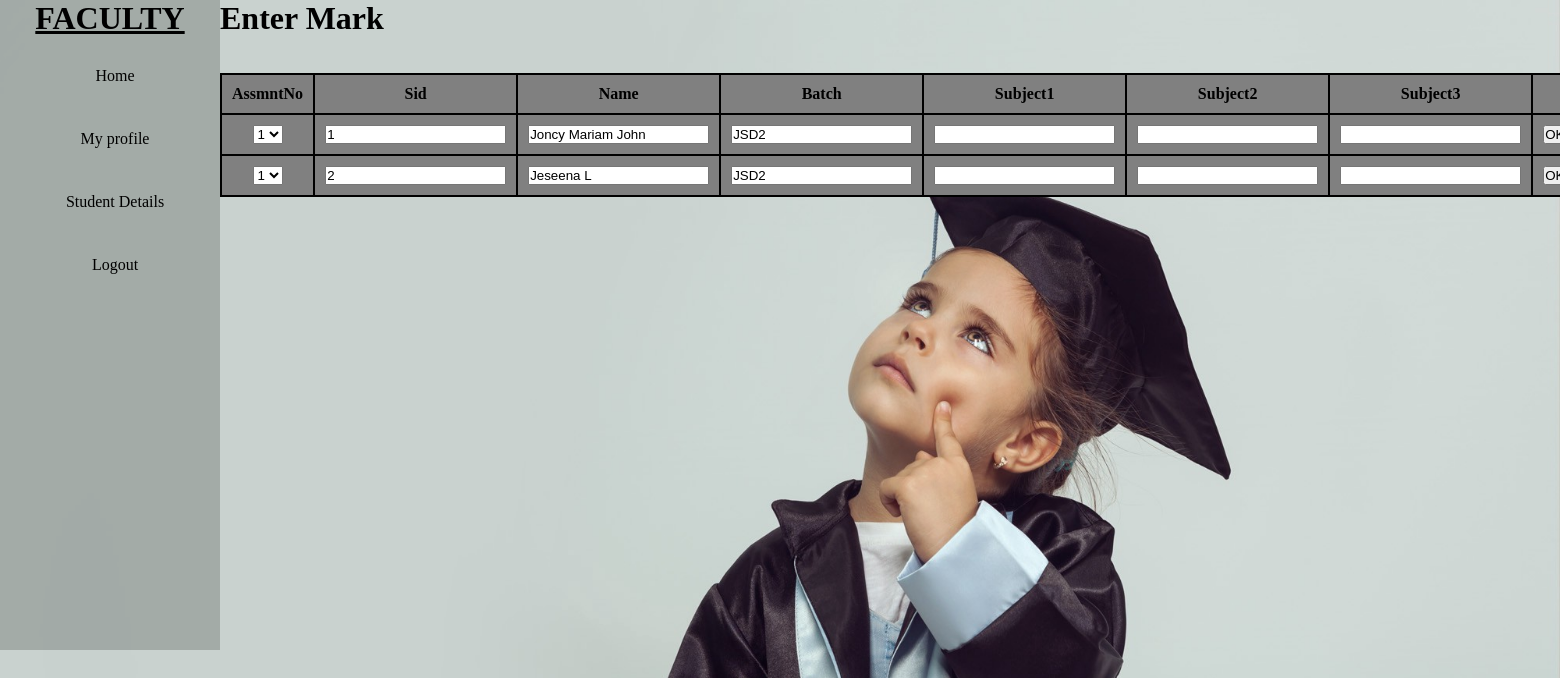
Screenshot of /view_mark.php (signed in) with the database file from the repository.
### tables this page shows
CREATE TABLE `student` (
  `Sid` int(11) NOT NULL,
  `AdmissionNo` varchar(10) DEFAULT NULL,
  `AdmissionDate` date DEFAULT NULL,
  `Name` varchar(30) DEFAULT NULL,
  `Address` varchar(40) DEFAULT NULL,
  `Dob` date DEFAULT NULL,
  `Gender` varchar(10) DEFAULT NULL,
  `MobileNo` bigint(20) DEFAULT NULL,
  `Guardian` varchar(20) DEFAULT NULL,
  `Batch` varchar(10) DEFAULT NULL,
  `Emailid` varchar(30) DEFAULT NULL,
  `Username` varchar(20) NOT NULL,
  `Password` varchar(20) NOT NULL
);

### view_mark.php (the view, shortened to what this page needs)
<!DOCTYPE html>
<html>
	<head>
		<link rel="stylesheet" href="css/style.css">
	</head>
	<body class="bi">
		<div class="display">
		<div class="navbar">
			<h1><u>FACULTY</u></h1>
			<ul>
				<li> <a href="facultyhome.php">Home</a> </li>
				<li>
						<a href="fac_profile.php">My profile</a>
				</li>
				<li> <a href="">Student Details</a>
				</li>
				<li> <a href="login.php">Logout</a></li>
			</ul>
		</div>
		<div>
				<h1>Enter Mark</h1><br><br>
			<table>
				<thead>
					<tr>
						<th>AssmntNo</th>
						<th>Sid</th>
						<th>Name</th>
						<th>Batch</th>
						<th>Subject1</th>
						<th>Subject2</th>
						<th>Subject3</th>
					</tr>
				</thead>
				<tbody>
				<?php
				require_once 'connection.php';
					$var=$_SESSION['Fid'];
					$sql="select * from faculty where Fid=$var";
					$result=mysqli_query($conn,$sql);
					while($row=mysqli_fetch_assoc($result))
					{
						$b=$row['BatchInCharge'];
					}
				?>
				<?php
					require_once 'connection.php';
					$sql="select * from student where Batch='".$b."'";
					$result=mysqli_query($conn,$sql);
					while($row=mysqli_fetch_assoc($result))
					{
				?>
				<tr>
				<form action="signup1.php" method="post">
					<td><select name="assmnt_no">
						<option value="1">1</option>
					</select></td>
					<td><input type="text" value="<?php echo $row['Sid'];?>" name="sid"></td>
					<td><input type="text" value="<?php echo $row['Name'];?>" name="name"></td>
					<td><input type="text" value="<?php echo $row['Batch'];?>" name="batch"></td>
					<td><input type="text" name="sub1"></td>
					<td><input type="text" name="sub2"></td>
					<td><input type="text" name="sub3"></td>
					<th><input type="submit" name="assmnt" value="OK"></th>
					</form>
				</tr>
				<?php
					}
				?>
				</tbody>
					</table>
	<br>
	</div>
	</body>
</html>

### css/style.css (style rules this page uses)
* { margin:0px; padding:0px; box-sizing:border-box; }
.bi { background-image:url("../img/2.jpeg"); background-size:cover; }
.navbar { text-align:center; background-color:rgba(38, 39, 35, 0.233); width:220px; height:650px; }
.navbar ul { list-style:none; display:block; }
.navbar ul li { text-align:center; width:200px; padding:15px; margin:15px; border-radius: 10px; }
.navbar ul li a { text-decoration:none; color:black; }
.display { display: inline-flex; }

### view_mark.php (style rules this page uses)
table,th,td { border:2px solid black; border-collapse:collapse;background-color:grey;text-align:center;padding:10px; }

### rows the page displays
student: sid "1", name "Joncy Mariam John", batch "JSD2"
student: sid "2", name "Jeseena L", batch "JSD2"
